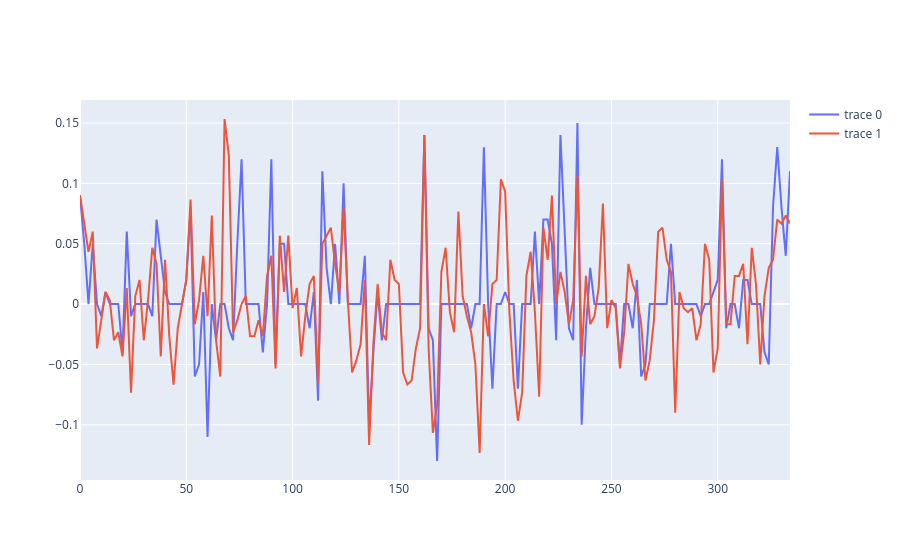

Notebook code for this chart:
### Code cell
diff2 = filtered - df["sampled"]

fig = go.Figure()

fig.add_trace(go.Scatter(x=x, y=diff))
fig.add_trace(go.Scatter(x=x, y=diff2))

### Figure 1 — Plotly figure (JSON) as saved in the notebook; plotly's stock layout.template omitted (floating-point values rounded to 4 significant figures; data arrays with more than 128 entries replaced by an {"elided": "..."} marker saying what was removed)
{"data": [{"type": "scatter", "x": {"elided": "168 int values"}, "y": {"elided": "168 float values"}}, {"type": "scatter", "x": {"elided": "168 int values"}, "y": {"elided": "168 float values"}}], "layout": {}}
